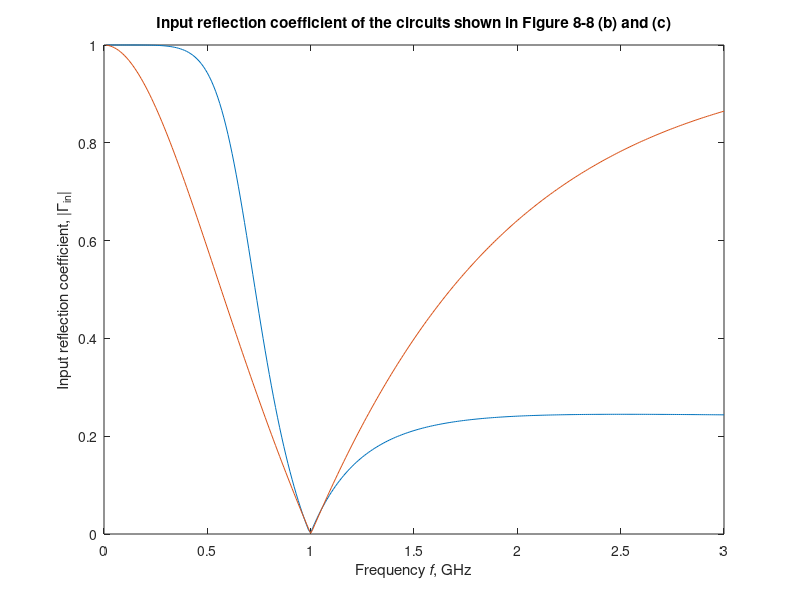

Recreate this plot in MATLAB. (Note: this script raises an error after producing the figure.)
%
%   This program computes the frequency response of 
%   the circuits shown in Figure 8-8 (b) and (c)
% 
%   Copyright (c) 1999 by P.Bretchko and R.Ludwig
%   "RF Circuit Design: Theory and Practice"
%

close all; % close all opened graphs
clear all; % clear all variables

% specify load and source impedances
RL=80;
CL=2.65e-12;
ZS=50;

f=(0.01:0.01:3)*1e9;
w=2*pi*f;

%*********************
% circuit B
%
ZL=RL+1./(j*w*CL);
L=10.1e-9;
C=2.6e-12;
Z_C=1./(j*w*C);
Z_L=j*w*L;
Zin=Z_C+1./(1./Z_L+1./ZL);

% reflection coefficient
Gamma_B=(Zin-ZS)./(Zin+ZS);

% transfer function
Z1=ZS+Z_C;
Z2=Z_L.*ZL./(Z_L+ZL);
H_B=Z2./(Z1+Z2).*RL./ZL;


%*********************
% circuit C
%
ZL=RL+1./(j*w*CL);
L=9.75e-9;
C=0.6e-12;
Z_C=1./(j*w*C);
Z_L=j*w*L;
Zin=Z_L+1./(1./Z_C+1./ZL);

% reflection coefficient
Gamma_C=(Zin-ZS)./(Zin+ZS);

% transfer function

Z1=ZS+Z_L;
Z2=Z_C.*ZL./(Z_C+ZL);
H_C=Z2./(Z1+Z2).*RL./ZL;

figure;
plot(f/1e9,abs(Gamma_B),f/1e9,abs(Gamma_C));
title('Input reflection coefficient of the circuits shown in Figure 8-8 (b) and (c)');
xlabel('Frequency {\itf}, GHz');
ylabel('Input reflection coefficient, |\Gamma_{in}|');
legend('Network in Figure 8-8 (b)','Network in Figure 8-8 (c)',1);

figure;
plot(f/1e9,20*log10(abs(H_B)),f/1e9,20*log10(abs(H_C)));
axis([0 3 -8 -3]);
title('Transfer function of the circuits shown in Figure 8-8 (b) and (c)');
xlabel('Frequency {\itf}, GHz');
ylabel('Transfer function H, dB');
legend('Network in Figure 8-8 (b)','Network in Figure 8-8 (c)',1);
